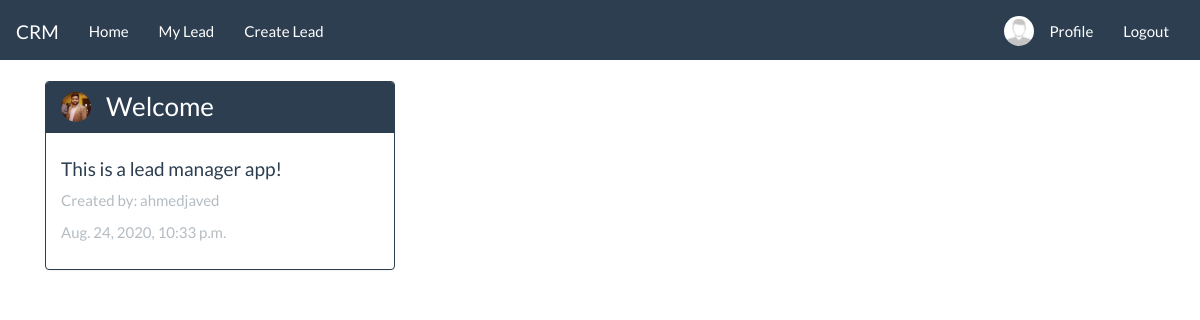
/ (signed in), run on the app's committed database.
### users/models.py (models this page shows, shortened)
class Profile(models.Model):
    user = models.OneToOneField(User, on_delete=models.CASCADE)
    image = models.ImageField(default='default.jpg', upload_to='profile_pics')

### leads/models.py (models this page shows, shortened)
class Lead(models.Model):
    lead_title = models.CharField(max_length=100)
    lead_text = models.CharField(max_length=200)
    created_at = models.DateTimeField(auto_now_add=True)
    updated_at = models.DateTimeField(auto_now=True)
    user = models.ForeignKey(User, default='', on_delete=models.CASCADE)

### leads/views.py (the view)
# urls.py: path('', views.IndexView.as_view(), name="index"),
class IndexView(generic.ListView):
    template_name = "leads/index.html"
    def get_queryset(self):
        return Lead.objects.order_by("-created_at")

### leads/templates/leads/index.html (shortened to what this page needs)
{% extends 'leads/base.html' %}
{% block content %}
<div class="container">
    <div class="row">
        {% if lead_list %}
        {% for lead in lead_list %}
            <div class="col-lg-4">
                <div class="panel panel-primary">
                    <div class="panel-heading">
                    <div class="d-flex">
                        <img src="{{ lead.user.profile.image.url }}" alt="" class="img-circle" style="width: 30px; height: 30px;">
                        <h3 class=" ml-4 mt-0 mb-0">{{ lead.lead_title }}</h3>
                    </div>
                    </div>
                    <div class="panel-body">
                        <h4>{{ lead.lead_text }}</h4>
                        <p class="text-muted">Created by: {{lead.user.username }}</p>
                        {% if lead.updated_at %}
                           <p class="text-muted">{{ lead.updated_at }}</p>
                        {% else %}
                            <p class="text-muted">{{lead.created_at }} </p>
                        {% endif %}
                    </div>
                </div>
            </div>
        {% endfor %}
        {% else %}
    </div>
    <div class="alert alert-dismissible alert-danger">
        Leads are not available!
    </div>
    {% endif %}
</div>
{% endblock  %}

### leads/templates/leads/base.html (shortened to what this page needs)
{% load static %}
<!DOCTYPE html>
<html lang="en">
<head>
    <link rel="stylesheet" href="{% static './leads/style.css' %}">
</head>
<body>
    <nav class="navbar navbar-default">
        <div class="container-fluid">
            <div class="navbar-header">
                <a class="navbar-brand" href="#">CRM</a>
            </div>
            <div class="collapse navbar-collapse" id="bs-example-navbar-collapse-1">
                <ul class="nav navbar-nav">
                    <li><a href="{% url 'leads:index' %}">Home</a></li>
                    {% if user.is_authenticated %}
                    <li><a href="{% url 'leads:mylead' %}">My Lead</a></li>
                    <li><a href="{% url 'leads:create' %}">Create Lead</a></li>
                    {% endif %}
                </ul>
                <ul class="nav navbar-nav navbar-right">
                    {% if user.is_authenticated %}
                        <li><img src="{{ user.profile.image.url }}" alt="" class="img-circle mt-4 mr-4s" style="width: 30px; height: 30px;"></li>
                        <li><a href="{% url 'users:profile' %}">Profile</a></li>
                        <li><a href="{% url 'logout' %}">Logout</a></li>
                    {% else %}
                        <li><a href="{% url 'login' %}">Login</a></li>
                        <li><a href="{% url 'users:register' %}">Signup</a></li>
                    {% endif %}
                </ul>
            </div>
        </div>
    </nav>
    {% block content %}
    {% endblock %}
</body>
</html>

### data on the page
Lead: user.profile.image (picture), lead_title "Welcome", lead_text "This is a lead manager app!", user.username "ahmedjaved", updated_at "Aug. 24, 2020, 10:33 p.m."
